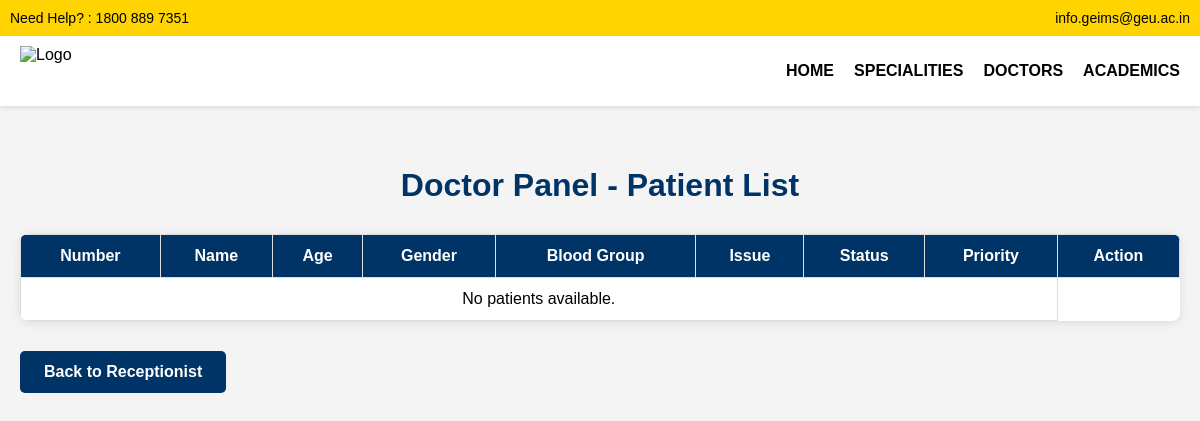
/doctor/, run on an earlier commit of the app's database.
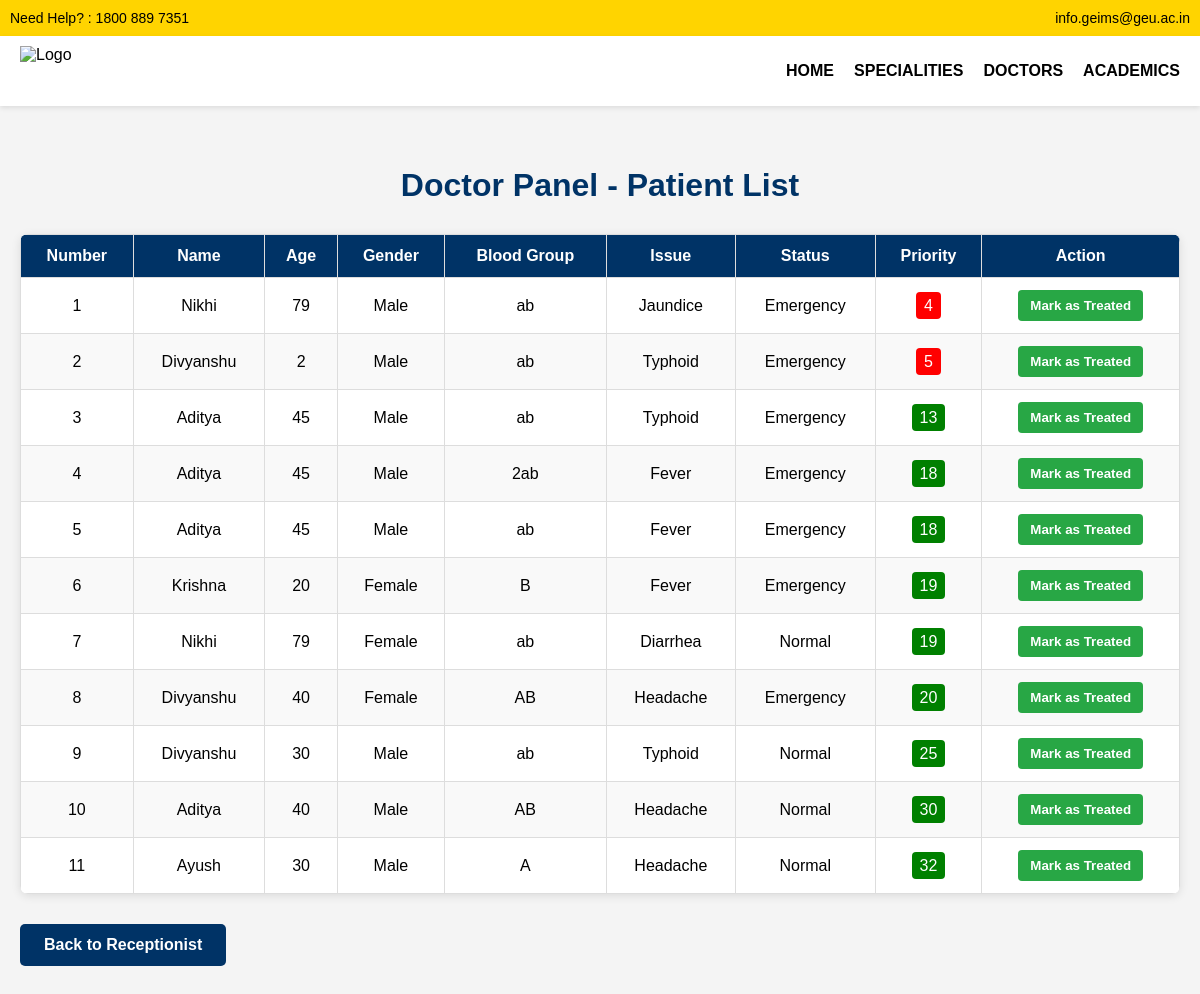
And on a later commit of the database.
### queueapp/models.py (models this page shows, shortened)
class Patient(models.Model):
    GENDER_CHOICES = [
        ('Male', 'Male'),
        ('Female', 'Female'),
    ]
    STATUS_CHOICES = [
        ('Normal', 'Normal'),
        ('Emergency', 'Emergency'),
    ]
    ISSUE_CHOICES = [
        ('Headache', 'Headache'),
        ('Fever', 'Fever'),
        ('Migraine', 'Migraine'),
        ('Typhoid', 'Typhoid'),
        ('Diarrhea', 'Diarrhea'),
        ('Jaundice', 'Jaundice'),
        ('Other', 'Other'),
    ]
    name = models.CharField(max_length=100)
    age = models.PositiveIntegerField()
    gender = models.CharField(max_length=10, choices=GENDER_CHOICES)
    blood_group = models.CharField(max_length=5)
    issue = models.CharField(max_length=20, choices=ISSUE_CHOICES)
    status = models.CharField(max_length=10, choices=STATUS_CHOICES)
    created_at = models.DateTimeField(auto_now_add=True)
    treated = models.BooleanField(default=False)

### queueapp/views.py (the view)
# urls.py: path('doctor/', views.doctor_panel_view, name='doctor_panel'),
def doctor_panel_view(request):
    patients = Patient.objects.all().order_by('created_at')  # ensure earliest first
    for patient in patients:
        patient.priority_score = get_patient_priority(patient)
    patients = sorted(patients, key=lambda p: (p.priority_score, p.created_at))
    return render(request, 'queueapp/doctor_panel.html', {'patients': patients})

### queueapp/templates/queueapp/doctor_panel.html (shortened to what this page needs)
<!DOCTYPE html>
<html lang="en">
<head>
</head>
<body>
<div class="top-bar">
    <div>Need Help? : 1800 889 7351</div>
    <div>info.geims@geu.ac.in</div>
</div>
<div class="nav-bar">
    <img src="https://geimshospital.com/wp-content/uploads/2024/12/logo.png" alt="Logo">
    <div class="menu">
        <a href="{% url 'frontpage' %}">HOME</a>
        <a href="{% url 'specialities' %}">SPECIALITIES</a>
        <a href="{% url 'doctors' %}">DOCTORS</a>
        <a href="{% url 'academics' %}">ACADEMICS</a>
    </div>
</div>
<div class="container">
    <h1>Doctor Panel - Patient List</h1>
    <table>
        <thead>
            <tr>
                <th>Number</th>
                <th>Name</th>
                <th>Age</th>
                <th>Gender</th>
                <th>Blood Group</th>
                <th>Issue</th>
                <th>Status</th>
                <th>Priority</th>
                <th>Action</th>
            </tr>
        </thead>
        <tbody>
            {% for patient in patients %}
                <tr>
                    <td>{{ forloop.counter }}</td>
                    <td>{{ patient.name }}</td>
                    <td>{{ patient.age }}</td>
                    <td>{{ patient.get_gender_display }}</td>
                    <td>{{ patient.blood_group }}</td>
                    <td>{{ patient.issue }}</td>
                    <td>{{ patient.get_status_display }}</td>
                    <td>
    {% if patient.priority_score <= 5 %}
        <span style="color:white; background:red; padding:5px 8px; border-radius:4px;">{{ patient.priority_score }}</span>
    {% elif patient.priority_score <= 10 %}
        <span style="color:black; background:orange; padding:5px 8px; border-radius:4px;">{{ patient.priority_score }}</span>
    {% else %}
        <span style="color:white; background:green; padding:5px 8px; border-radius:4px;">{{ patient.priority_score }}</span>
    {% endif %}
</td>
                    <td>
                        <form method="POST" action="{% url 'mark_treated' patient.id %}">
                            <button type="submit">Mark as Treated</button>
                        </form>
                    </td>
                </tr>
            {% empty %}
                <tr>
                    <td colspan="8">No patients available.</td>
                </tr>
            {% endfor %}
        </tbody>
    </table>
    <a class="back" href="{% url 'receptionist' %}">Back to Receptionist</a>
</div>
</body>
</html>

### queueapp/templates/queueapp/doctor_panel.html (style rules this page uses)
body { margin: 0; font-family: Arial, sans-serif; background: #f4f4f4; }
.top-bar { background: #ffd400; padding: 10px; display: flex; justify-content: space-between; align-items: center; font-size: 14px; }
.nav-bar { display: flex; justify-content: space-between; align-items: center; padding: 10px 20px; background: white; box-shadow: 0 2px 5px rgba(0,0,0,0.1); }
.nav-bar img { height: 50px; }
.menu { display: flex; gap: 20px; }
.menu a { text-decoration: none; color: black; font-weight: bold; }
.container { padding: 40px 20px; }
h1 { text-align: center; color: #003366; margin-bottom: 30px; }
table { width: 100%; border-collapse: collapse; background-color: white; box-shadow: 0 2px 10px rgba(0, 0, 0, 0.1); border-radius: 8px; overflow: hidden; }
th, td { padding: 12px; text-align: center; border: 1px solid #ddd; }
th { background-color: #003366; color: white; }
tr:nth-child(even) { background-color: #f9f9f9; }
button { background-color: #28a745; color: white; border: none; padding: 8px 12px; cursor: pointer; border-radius: 4px; font-weight: bold; transition: transform 0.2s ease; }
a.back { display: inline-block; margin: 30px auto; text-decoration: none; background-color: #003366; color: white; padding: 12px 24px; border-radius: 5px; font-weight: bold; text-align: center; }

What changed in the data, as far as the page shows it:
added Patient: name "Nikhi", age "79", gender "Male", blood_group "ab", issue "Jaundice", status "Emergency", priority_score "4"
added Patient: name "Divyanshu", age "2", gender "Male", blood_group "ab", issue "Typhoid", status "Emergency", priority_score "5"
added Patient: name "Aditya", age "45", gender "Male", blood_group "ab", issue "Typhoid", status "Emergency", priority_score "13"
added Patient: name "Aditya", age "45", gender "Male", blood_group "2ab", issue "Fever", status "Emergency", priority_score "18"
added Patient: name "Aditya", age "45", gender "Male", blood_group "ab", issue "Fever", status "Emergency", priority_score "18"
added Patient: name "Krishna", age "20", gender "Female", blood_group "B", issue "Fever", status "Emergency", priority_score "19"
added Patient: name "Nikhi", age "79", gender "Female", blood_group "ab", issue "Diarrhea", status "Normal", priority_score "19"
added Patient: name "Divyanshu", age "40", gender "Female", blood_group "AB", issue "Headache", status "Emergency", priority_score "20"
added Patient: name "Divyanshu", age "30", gender "Male", blood_group "ab", issue "Typhoid", status "Normal", priority_score "25"
added Patient: name "Aditya", age "40", gender "Male", blood_group "AB", issue "Headache", status "Normal", priority_score "30"
added Patient: name "Ayush", age "30", gender "Male", blood_group "A", issue "Headache", status "Normal", priority_score "32"
Also different on the page:
text no longer shown: "No patients available."
